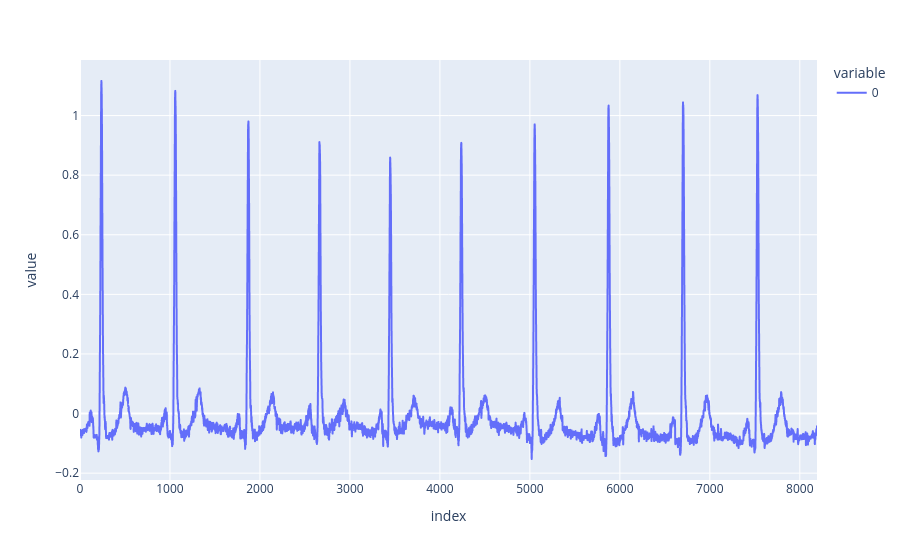

The code cell stored with this chart in its notebook:
### Markdown cell above
Power of 2 because of Fourier transform

### Code cell
frequency = 10 ** 3
window_length = 2 ** 13  # 8192 samples / 1000 Hz = 8.192 s ~ 10 s
a_record = records_df.iloc[42]
ecg_signals = a_record["signals"]
signal_i = ecg_signals[:window_length, 0]
px.line(signal_i)

### Figure 1 — Plotly figure (JSON) as saved in the notebook; plotly's stock layout.template omitted (floating-point values rounded to 4 significant figures; data arrays with more than 128 entries replaced by an {"elided": "..."} marker saying what was removed)
{"data": [{"hovertemplate": "variable=0<br>index=%{x}<br>value=%{y}<extra></extra>", "legendgroup": "0", "line": {"color": "#636efa", "dash": "solid"}, "marker": {"symbol": "circle"}, "mode": "lines", "name": "0", "showlegend": true, "type": "scattergl", "x": {"elided": "8192 int values"}, "xaxis": "x", "y": {"elided": "8192 float values"}, "yaxis": "y"}], "layout": {"legend": {"title": {"text": "variable"}, "tracegroupgap": 0}, "margin": {"t": 60}, "xaxis": {"anchor": "y", "domain": [0, 1], "title": {"text": "index"}}, "yaxis": {"anchor": "x", "domain": [0, 1], "title": {"text": "value"}}}}
